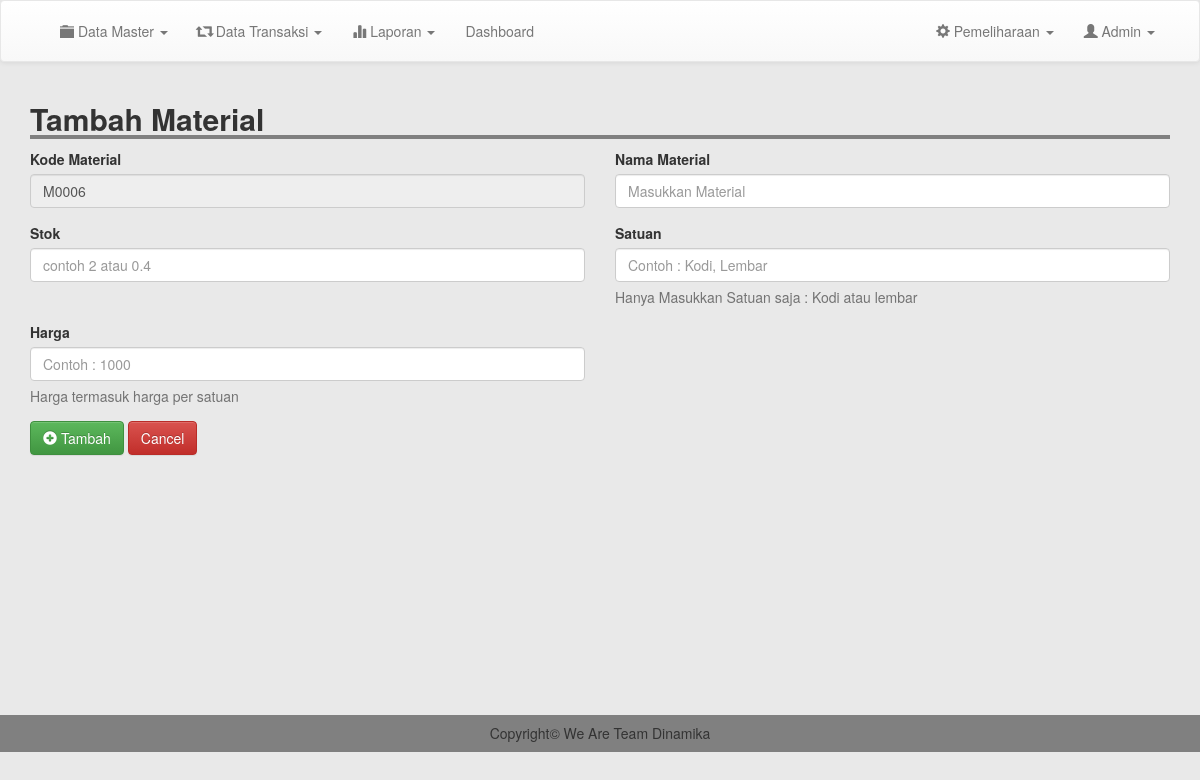
The page /admin/tm_inventory.php (signed in) on the database as committed earlier.
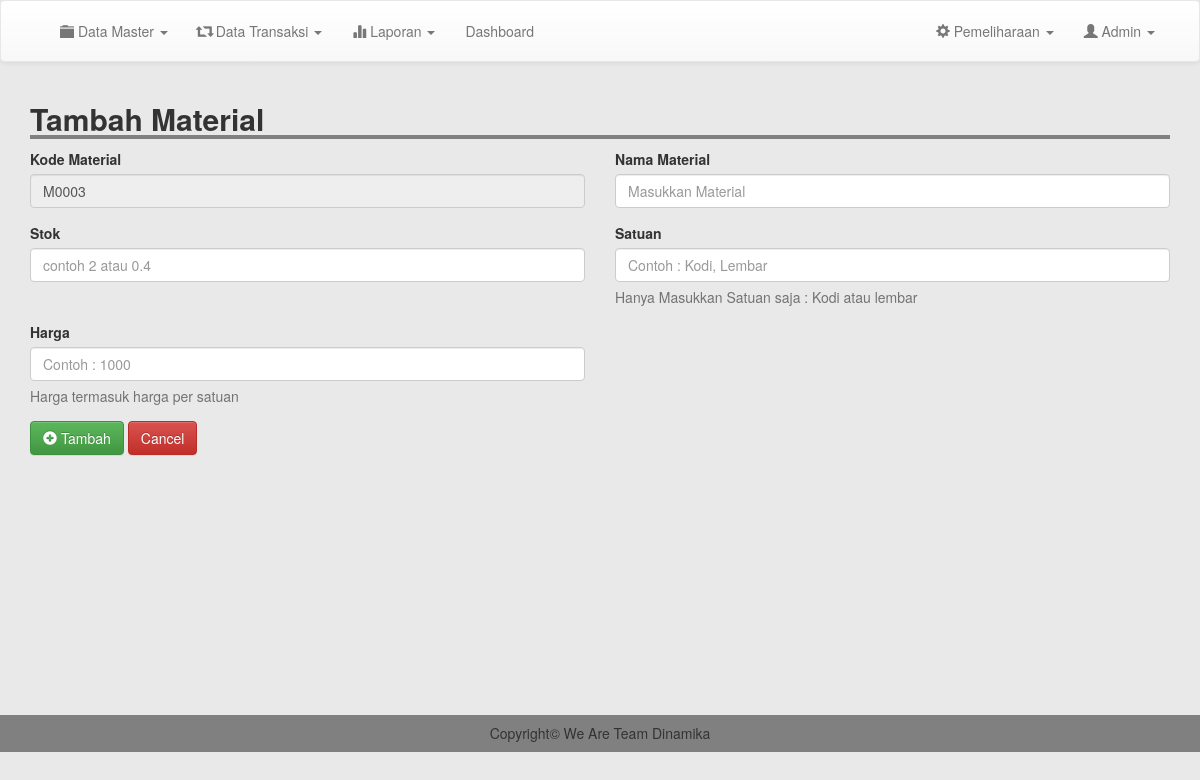
The same page on the database as committed later.
### tables this page shows
CREATE TABLE `inventory` (
  `kode_bk` varchar(100) NOT NULL,
  `nama` varchar(200) NOT NULL,
  `qty` varchar(200) NOT NULL,
  `satuan` varchar(200) NOT NULL,
  `harga` int(11) NOT NULL,
  `tanggal` date NOT NULL
);

### admin/tm_inventory.php (the view, shortened to what this page needs)
<?php
include 'header.php';
	$kode = mysqli_query($conn, "SELECT kode_bk from inventory order by kode_bk desc");
	$data = mysqli_fetch_assoc($kode);
	$num = substr($data['kode_bk'], 1, 4);
	$add = (int) $num + 1;
	if(strlen($add) == 1){
		$format = "M000".$add;
	}else if(strlen($add) == 2){
		$format = "M00".$add;
	}
	else if(strlen($add) == 3){
		$format = "M0".$add;
	}else{
		$format = "M".$add;
	}
?>
<div class="container">
	<h2 style=" width: 100%; border-bottom: 4px solid gray"><b>Tambah Material</b></h2>
	<form action="proses/tambah_inv.php" method="POST">
		<div class="row">
			<div class="col-md-6">
				<div class="form-group">
					<label for="exampleInputEmail1">Kode Material</label>
					<input type="text" class="form-control" id="exampleInputEmail1" disabled value="<?php echo $format; ?>">
				</div>
			</div>
			<div class="col-md-6">
				<div class="form-group">
					<label for="exampleInputEmail1">Nama Material</label>
					<input type="text" class="form-control" id="exampleInputEmail1" placeholder="Masukkan Material" name="nama">
				</div>
			</div>
		</div>
		<div class="row">
			<div class="col-md-6">
				<div class="form-group">
					<label for="exampleInputEmail1">Stok</label>
					<input type="number" class="form-control" id="exampleInputEmail1"  name="stok" placeholder="contoh 2 atau 0.4" min="1">
				</div>
			</div>
			<div class="col-md-6">
				<div class="form-group">
					<label for="exampleInputEmail1">Satuan</label>
					<input type="text" class="form-control" id="exampleInputEmail1" placeholder="Contoh : Kodi, Lembar" name="satuan">
						<p class="help-block">Hanya Masukkan Satuan saja : Kodi atau lembar</p>
				</div>
			</div>
		</div>
		<div class="row">
			<div class="col-md-6">
				<div class="form-group">
					<label for="exampleInputEmail1">Harga</label>
					<input type="number" class="form-control" id="exampleInputEmail1"  name="harga" placeholder="Contoh : 1000" min="1">
					<p class="help-block">Harga termasuk harga per satuan</p>
				</div>
			</div>
		</div>
		<button type="submit"  class="btn btn-success" ><i class="glyphicon glyphicon-plus-sign"></i> Tambah</button>
		<a href="inventory.php" class="btn btn-danger">Cancel</a>
	</form>
</div>
<br>
<br>
<br>
<br>
<br>
<br>
<br>
<br>
<br>
<br>
<br>
<br>
<br>
<?php
include 'footer.php';
?>

Rows that differ between the two databases and show on the page:
removed inventory: kode_bk "M0006"
now on this page (row edited): inventory: kode_bk "M0003"
